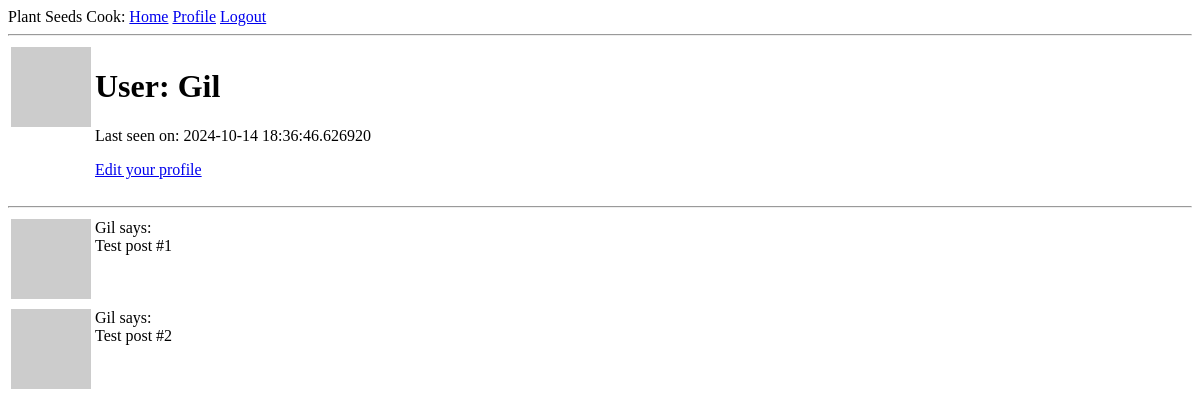
/user/Gil (signed in), run on an earlier commit of the app's database.
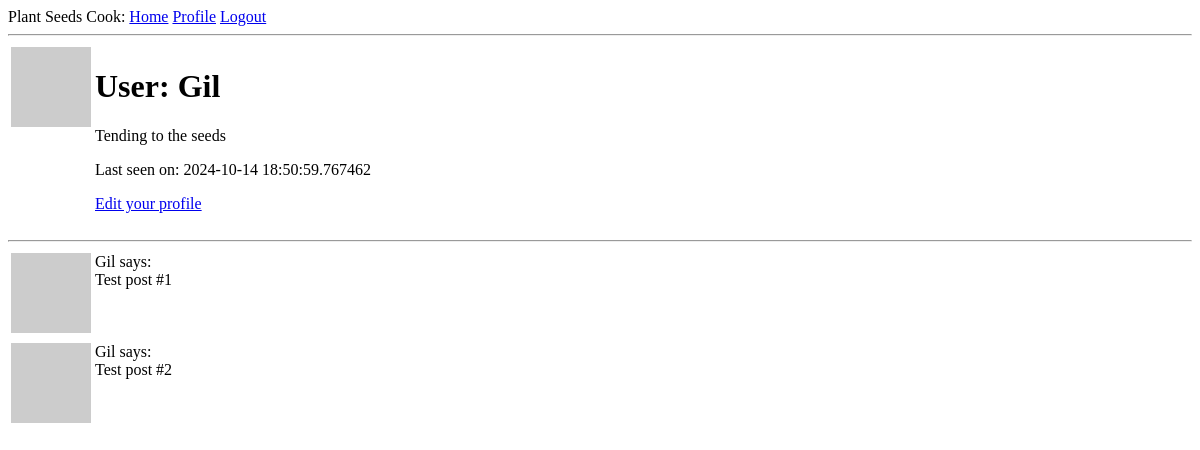
And on a later commit of the database.
### app/models.py (models this page shows, shortened)
class User(UserMixin, db.Model):
    id: so.Mapped[int] = so.mapped_column(primary_key=True)
    username: so.Mapped[str] = so.mapped_column(sa.String(64), index=True, unique=True)
    email: so.Mapped[str] = so.mapped_column(sa.String(120), index=True, unique=True)
    password_hash: so.Mapped[Optional[str]] = so.mapped_column(sa.String(256))
    posts: so.WriteOnlyMapped['Post'] = so.relationship(
        back_populates='author')
    def avatar(self, size):
        digest = md5(self.email.lower().encode('utf-8')).hexdigest()
        return f'https://www.gravatar.com/avatar/{digest}?d=identicon&s={size}'
    about_me: so.Mapped[Optional[str]] = so.mapped_column(sa.String(140))
    last_seen: so.Mapped[Optional[datetime]] = so.mapped_column(
        default=lambda: datetime.now(timezone.utc))

### app/routes.py (the view)
@app.route('/user/<username>')
@login_required
def user(username):
    user = db.first_or_404(sa.select(User).where(User.username == username))
    posts = [
        {'author': user, 'body': 'Test post #1'},
        {'author': user, 'body': 'Test post #2'}
    ]
    return render_template('user.html', user=user, posts=posts)

### app/models.py (called while the page is built)
@login.user_loader
def load_user(id):
    return db.session.get(User, int(id))

### app/routes.py (called while the page is built)
@app.before_request
def before_request():
    if current_user.is_authenticated:
        current_user.last_seen = datetime.now(timezone.utc)
        db.session.commit()

### app/templates/user.html
{% extends "base.html" %}
{% block content %}
    <table>
        <tr valign="top">
            <td><img src="{{ user.avatar(128) }}"></td>
            <td>
                <h1>User: {{ user.username }}</h1>
                {% if user.about_me %}<p>{{ user.about_me }}</p>{% endif %}
                {% if user.last_seen %}<p>Last seen on: {{ user.last_seen }}</p>{% endif %}
                {% if user == current_user %}
                <p><a href="{{ url_for('edit_profile') }}">Edit your profile</a></p>
                {% endif %}
            </td>
        </tr>
    </table>
    <hr>
    {% for post in posts %}
        {% include '_post.html' %}
    {% endfor %}
{% endblock %}

### app/templates/base.html (shortened to what this page needs)
<!doctype html>
<html>
    <head>
    </head>
    <body>
        <div>
          Plant Seeds Cook:
          <a href="{{ url_for('index') }}">Home</a>
          {% if current_user.is_anonymous %}
          <a href="{{ url_for('login') }}">Login</a>
          {% else %}
          <a href="{{ url_for('user', username=current_user.username) }}">Profile</a>
          <a href="{{ url_for('logout') }}">Logout</a>
          {% endif %}
        </div>
        <hr>
        {% block content %}{% endblock %}
    </body>
</html>

### app/templates/_post.html
<table>
    <tr valign="top">
        <td><img src="{{ post.author.avatar(36) }}"></td>
        <td>{{ post.author.username }} says:<br>{{ post.body }}</td>
    </tr>
</table>

What changed in the data, as far as the page shows it:
changed User "Gil": about_me (not shown) → "Tending to the seeds"; last_seen "2024-10-14 18:36:46.626920" → "2024-10-14 18:50:59.767462"
